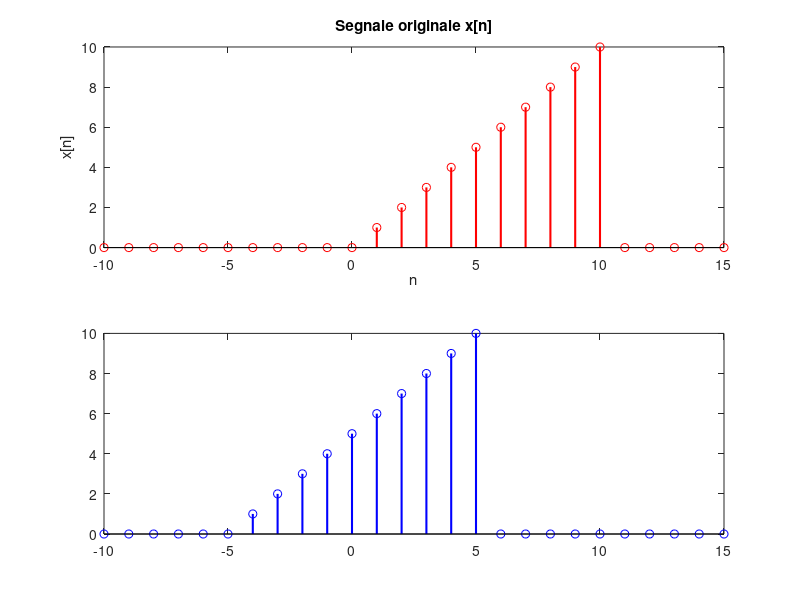

The MATLAB source for this figure: (Note: this script raises an error after producing the figure.)
% Genera il segnale x[n]
n = -10:15;
x = zeros(size(n));
i = (n>=0) & (n<=10);
x(i) = n(i);

% Creazione del vettore n+5
n_shifted = n + 5;

% Creazione del vettore y
y = zeros(size(n_shifted));
i = (n_shifted >= 0) & (n_shifted <= 10);
y(i) = n_shifted(i);

% Rappresenta graficamente i segnali
subplot(2,1,1);
stem(n, x, 'r', 'LineWidth', 1.5);
title('Segnale originale x[n]');
xlabel('n');
ylabel('x[n]');

subplot(2,1,2);
stem(n, y, 'b', 'LineWidth', 1.5);
title(['Segnale traslato a sinistra y[n] = x[n+', num2str(k), ']']);
xlabel('n');
ylabel('y[n]');
